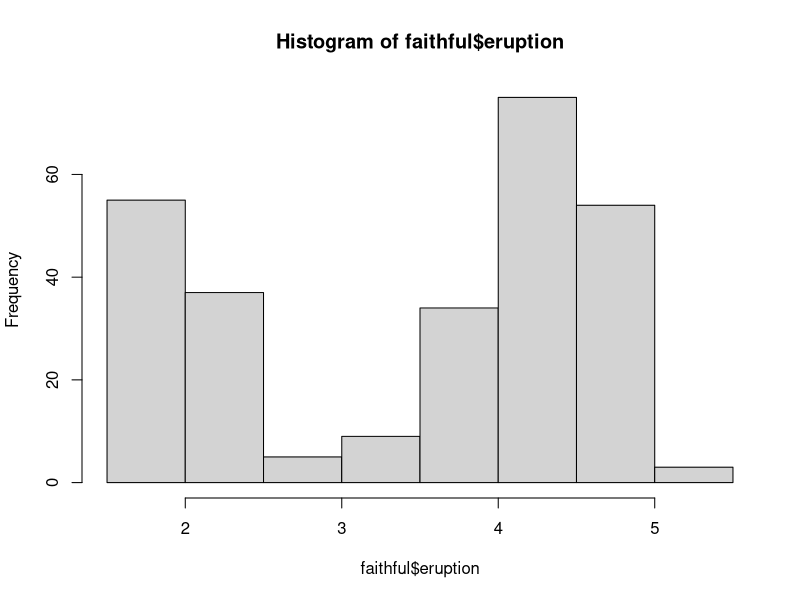
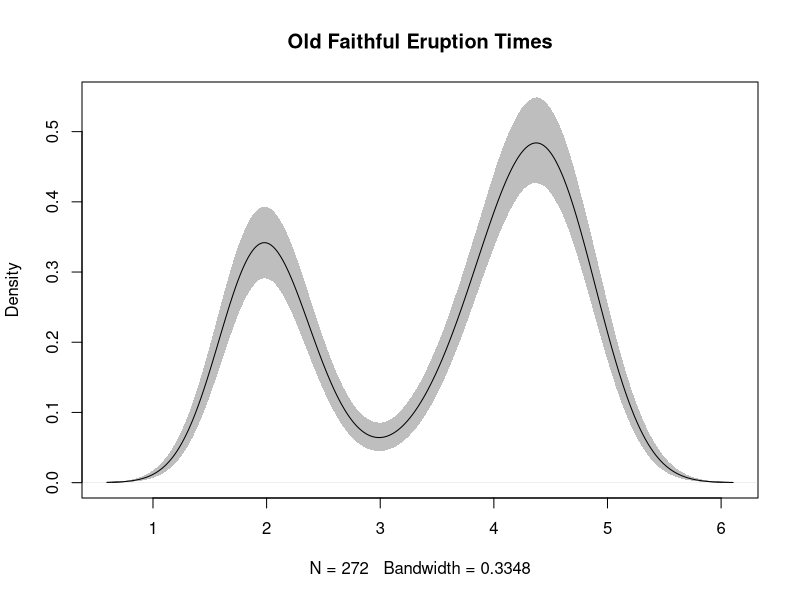

The R script that drew these images, in order:
## ---- chunk 1
hist(faithful$eruption)
## ---- chunk 2
vOfErTime <- faithful$eruptions
### # density fit 
fitDensity <- density(vOfErTime)
### # markov chain samples
fitMC <- replicate(10000, {
  vSam <- sample(vOfErTime, replace = TRUE);
  vSamDens <- density(vSam, from = min(fitDensity$x),
                      to = max(fitDensity$x))$y
})
### # get quantiles based on samples
fitQuant <- apply(fitMC, 1, 
                  quantile, c(0.025, 0.975))
plot(fitDensity, ylim = range(fitQuant), main = "Old Faithful Eruption Times")
polygon(c(fitDensity$x, rev(fitDensity$x)),
        c(fitQuant[1,], rev(fitQuant[2,])),
        col = 'grey', border = FALSE)
lines(fitDensity)
